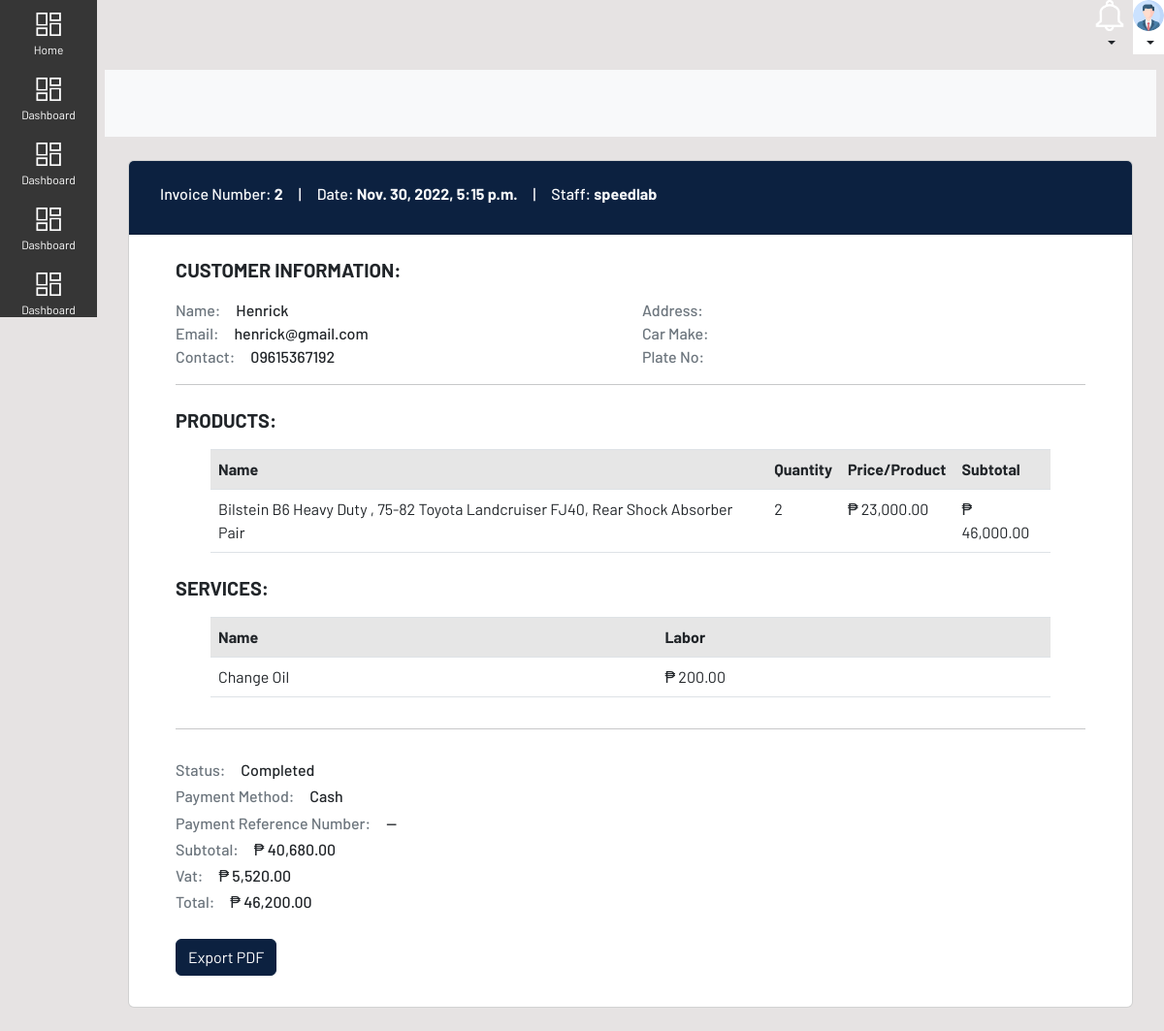
Page /sales/customer/detail/3/ (signed in) on the committed database.
### user/models.py (models this page shows, shortened)
class Profile(models.Model):
    staff = models.OneToOneField(User, on_delete=models.CASCADE, null=True)
    address =  models.CharField(max_length=200, null=True, blank=True)
    phone = models.CharField(max_length=13, null=True,blank=True)
    image = models.ImageField(default='profile_icon.png', upload_to='Profile_Images')

class Customer(models.Model):
    name = models.CharField(max_length=100, null=True)
    email = models.EmailField(max_length=254, null=True, unique=True)
    contact = models.CharField(max_length=15, null=True)
    address = models.CharField(max_length=255, null=True, blank=True)
    car_make = models.CharField(max_length=100, null=True, blank=True)
    plate_no = models.CharField(max_length=10, null=True, blank=True)

### sales/models.py (models this page shows, shortened)
class Order(models.Model):
    PAYMENT_METHODS = (
    ("Cash", "Cash"),
    ("Bank Transfer", "Bank Transfer"),
    ("Credit/Debit", "Credit/Debit"),
    )
    invoice_number = models.CharField(max_length=20)
    date_created = models.DateTimeField(default=timezone.now)
    staff = models.ForeignKey(User, on_delete=models.CASCADE, null=True)
    customer = models.ForeignKey(Customer, on_delete=models.CASCADE, null=True)
    products = models.ManyToManyField(OrderProduct)
    services = models.ManyToManyField(OrderService)
    subtotal = models.DecimalField(default=0, max_digits=12, decimal_places=2, validators=[MinValueValidator(Decimal('0.01'))], null=True)
    vat = models.DecimalField(default=0, max_digits=12, decimal_places=2, validators=[MinValueValidator(Decimal('0.01'))], null=True)
    total = models.DecimalField(default=0, max_digits=12, decimal_places=2, validators=[MinValueValidator(Decimal('0.01'))], null=True)
    pay_method = models.CharField(max_length=20, choices=PAYMENT_METHODS, default="Cash",blank=False)
    pay_id = models.CharField(max_length=20, blank=True, null=True)
    status = models.CharField(default="Completed",max_length=20, null=True)
    class Meta:
        ordering = ('-date_created',)

class OrderProduct(models.Model):
    date = models.DateTimeField(default=timezone.now)
    item_id = models.CharField(max_length=100, null=True)
    product_title = models.CharField(max_length=255, null=True)
    quantity = models.PositiveIntegerField(default=1, null=True)
    price = models.DecimalField(default=1, max_digits=12, decimal_places=2, validators=[MinValueValidator(Decimal('0.01'))], null=True)
    cost = models.DecimalField(default=1, max_digits=12, decimal_places=2, validators=[MinValueValidator(Decimal('0.01'))], null=True)
    @property
    def total_price(self):
        return f'{float(self.price) * float(self.quantity):.2f}'

class OrderService(models.Model):
    date = models.DateTimeField(default=timezone.now)
    service = models.ForeignKey(Service, on_delete=models.CASCADE, null=True)
    labor = models.DecimalField(default=0, max_digits=12, decimal_places=2, validators=[MinValueValidator(Decimal('0.01'))])

### inventory/models.py (models this page shows)
class Service(models.Model):
    name = models.CharField(max_length=100, null=True, unique=True)
    category = models.CharField(max_length=100, null=True)
    labor = models.DecimalField(default=0, max_digits=7, decimal_places=2, validators=[MinValueValidator(Decimal('0.01'))])
    image = models.ImageField(default='services.png', upload_to='Service_Images', null=True)
    remarks = models.TextField(null=True, blank=True)
    class Meta:
        ordering = (Lower('name'),)
    def __str__(self) -> str:
        return f'{self.name}'

### sales/views.py (the view)
# urls.py: path('customer/detail/<int:pk>/',views.customer_detail, name='sales-customer-detail'),
@login_required
def customer_detail(request, pk):
    customer = Order.objects.get(id=pk)
    context = {
        'customer':customer,
        'notifications':Notifications.objects.filter(user=request.user)
    }
    return render(request, 'sales/customer_detail.html', context)

### templates/sales/customer_detail.html (shortened to what this page needs)
{% extends 'partials/base.html' %}
{% block content %}
{% load humanize %}
<div style="margin-top: 64px;">
    <nav class="navbar navbar-expand-lg navbar-light bg-light mb-4">
    </nav>
    <div class="container-fluid">
            <div class="container">
                <div class="row my-3">
                    <div class="col-md-12">
                        <div class="card">
                            <div class="card-header bg-info text-white">
                                <table class="table table-borderless m-0">
                                    <tbody>
                                        <tr class="d-inline-flex p-2">
                                            <th scope="row" class="text-light h6">Invoice Number: <strong>{{ customer.invoice_number }}</strong> &nbsp; &nbsp; |</th>
                                            <th scope="row" class="text-light h6">Date: <strong>{{ customer.date_created }}</strong> &nbsp; &nbsp; |</th>
                                            <th scope="row" class="text-light h6">Staff: <strong>{{ customer.staff }}</strong> </th>
                                        </tr>
                                    </tbody>
                                </table>
                            </div>
                            <div class="card-body px-5 py-4">
                                <span class="h5"> <strong>CUSTOMER INFORMATION:</strong></span>
                                <div class="row pt-3">
                                    <div class="col">
                                        <span class="h6"> <span class="text-muted"> Name: </span> &nbsp; &nbsp; {{ customer.customer.name }} </span><br>
                                        <span class="h6"> <span class="text-muted"> Email: </span> &nbsp; &nbsp; {{ customer.customer.email }} </span><br>
                                        <span class="h6"> <span class="text-muted"> Contact: </span> &nbsp; &nbsp; {{ customer.customer.contact }} </span><br>
                                    </div>
                                    <div class="col">
                                        <span class="h6"> <span class="text-muted"> Address: </span> &nbsp; &nbsp; {{ customer.customer.address }}</span><br>
                                        <span class="h6"> <span class="text-muted"> Car Make: </span> &nbsp; &nbsp; {{ customer.customer.car_make }}</span><br>
                                        <span class="h6"> <span class="text-muted"> Plate No: </span> &nbsp; &nbsp; {{ customer.customer.plate_no }}</span>
                                    </div>
                                </div>
                                <hr>
                                {% if customer.products.all %}
                                <div class="py-2"><span class="h5"> <strong>PRODUCTS:</strong></span></div>
                                <div class="row pt-2 px-5">
                                    <table class="table table-striped bg-white">
                                        <tbody>
                                            <tr>
                                                <th scope="row">Name</th>
                                                <th scope="row">Quantity</th>
                                                <th scope="row">Price/Product</th>
                                                <th scope="row">Subtotal</th>
                                            </tr>
                                            {% for orderproduct in customer.products.all %}
                                        </tr> <td>{{ orderproduct.product_title }}</td>
                                                <td>{{ orderproduct.quantity }}</td>
                                                <td>₱ {{ orderproduct.price|intcomma }}</td>
                                                <td>₱ {{ orderproduct.total_price|intcomma }}</td></tr>
                                            {% endfor %}
                                        </tbody>
                                    </table>
                                </div>
                                {% endif %}
                                {% if customer.services.all %}
                                <div class="py-2"><span class="h5"> <strong>SERVICES:</strong></span></div>
                                <div class="row pt-2 px-5">
                                    <table class="table table-striped bg-white">
                                        <tbody>
                                                <tr>
                                                    <th scope="row">Name</th>
                                                    <th scope="row">Labor</th></tr>
                                                    {% for orderservice in customer.services.all %}
                                                </tr> <td>{{ orderservice.service }}</td>
                                                        <td>₱ {{ orderservice.labor|intcomma }}</td>
                                                    {% endfor %}
                                            </tbody>
                                        </table>
                                </div>
                                {% endif %}
                                <hr>
                                <div class="row pt-3">
                                    <span class="h6"> <span class="text-muted"> Status: </span> &nbsp; &nbsp; {{ customer.status }}</span><br>
                                    <span class="h6"> <span class="text-muted"> Payment Method: </span> &nbsp; &nbsp; {{ customer.pay_method }}</span><br>
                                    <span class="h6"> <span class="text-muted"> Payment Reference Number: </span> &nbsp; &nbsp; {% if not customer.pay_id %}--{% endif %}{{ customer.pay_id }}</span><br>
                                    <span class="h6"> <span class="text-muted"> Subtotal: </span> &nbsp; &nbsp; ₱ {{ customer.subtotal|intcomma }}</span><br>
                                    <span class="h6"> <span class="text-muted"> Vat: </span> &nbsp; &nbsp; ₱ {{ customer.vat|intcomma }}</span><br>
                                    <span class="h6"> <span class="text-muted"> Total: </span> &nbsp; &nbsp; ₱ {{ customer.total|intcomma }}</span><br>
                                    <br>
                                </div>
                                <div class="mb-2">
                                    <a class="btn btn-info" href="{% url 'exportcustomer-pdf' customer.id %}">Export PDF</a>
                                </div>
                            </div>
                        </div>
                    </div>
                </div>
            </div>
    </div>
</div>
{% endblock %}

### templates/partials/base.html (shortened to what this page needs)
{% load static %}
{% load tailwind_tags %}
<!DOCTYPE html>
<html lang="en">
    <head>
        {% tailwind_css %}
        <link rel="stylesheet" href="https://cdn.jsdelivr.net/npm/bootstrap@4.6.2/dist/css/bootstrap.min.css"
>
        <link rel="stylesheet" href="https://use.fontawesome.com/releases/v5.15.2/css/all.css"
>
        <link rel="stylesheet" href="{% static 'scss/style.css' %}" media="screen" />
    </head>
    <body id="body-pd" hx-headers='{"X-CSRFToken": "{{ csrf_token }}"}'>
        <div class="fixed right-0 grid grid-flow-col gap-2">
            <div class="">
                <button class=" dropdown-toggle " type="button" data-toggle="dropdown" aria-haspopup="true" aria-expanded="false">
                    <img src="{% static '/images/icon_notification.png' %}" style="width: 32px; height: 32px;" alt="Notif Icon">
                </button>
            </div>
            <div class="">
                <button class="bg-white dropdown-toggle " type="button" data-toggle="dropdown" aria-haspopup="true" aria-expanded="false">
                    <img src="{{ user.profile.image.url }}" class="rounded-circle" style="width: 32px; height: 32px;" alt="Staff Icon">
                </button>
            </div>
        </div>
        <div class="grid grid-cols-[100px_90fr]">
            <div>
                {% include 'partials/sidebar.html' %}
            </div>
            <div class="p-2">
                {% block content %}
                {% endblock %}
            </div>
        </div>
    </body>
</html>

### templates/sales/customer_detail.html (style rules this page uses)
body { background: rgb(230, 227, 227); }

### rows in the picture
Order: invoice_number "2", date_created "Nov. 30, 2022, 5:15 p.m.", staff "speedlab", customer.name "Henrick", customer.email "henrick@gmail.com", customer.contact "09615367192", status "Completed", pay_method "Cash", subtotal "40,680.00", vat "5,520.00", total "46,200.00"
OrderProduct: product_title "Bilstein B6 Heavy Duty , 75-82 Toyota Landcruiser FJ40, Rear Shock Absorber Pair", quantity "2", price "23,000.00", total_price "46,000.00"
OrderService: service "Change Oil", labor "200.00"
